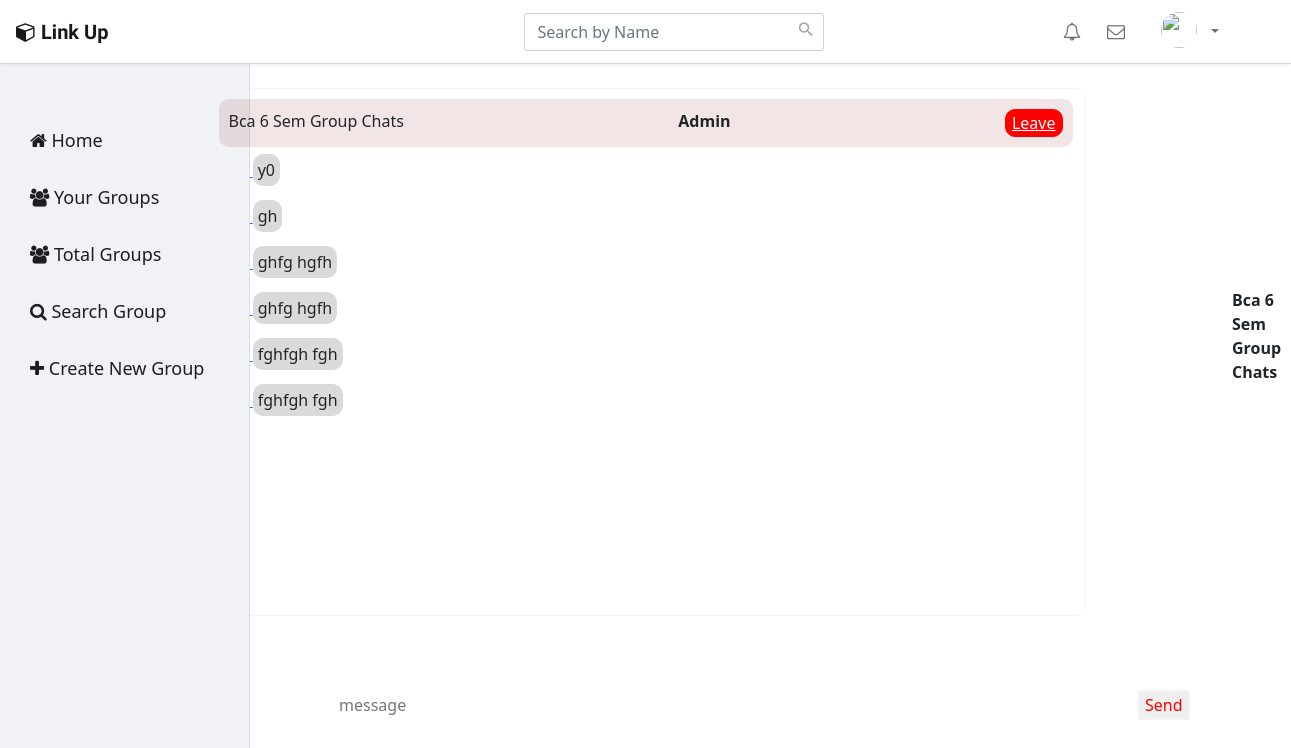
Page /groupchat/display.php?user_id=21&room_name=Bca 6 Sem Group Chats on the committed database.
### tables this page shows
CREATE TABLE `groupchat` (
  `id` int(20) NOT NULL,
  `name` varchar(20) NOT NULL,
  `chats` varchar(200) NOT NULL,
  `chat_room` int(20) NOT NULL,
  `room_name` varchar(20) NOT NULL,
  `p_p` varchar(255) NOT NULL,
  `time` datetime NOT NULL DEFAULT current_timestamp()
);

### groupchat/display.php (the view, shortened to what this page needs)
<!DOCTYPE html>
<html lang="en">
<?php include '../client/nav_header.php' ?>
<link rel="stylesheet" href="../client/assets/css/landing_page.css">
<body>
  <nav class="navbar navbar-expand-sm navbar-light fixed-top ">
    <a href="../home.php" class="navbar-brand mr-3"><i class="fa fa-cube"></i><b>Link Up</b></a>
    <form class="navbar-form form-inline mr-4" style="margin-right:30px;">
      <div class="input-group search-box">
        <input type="text" id="searchText" class="form-control" placeholder="Search by Name">
        <span class="input-group-addon"><i class="material-icons">&#xE8B6;</i></span>
      </div>
    </form>
    <div id="navbarCollapse" class="collapse navbar-collapse justify-content-start ml-5">
      <div class="navbar-nav">
        <a href="#" class="nav-item nav-link active"> Home</a>
        <a href="video.php" class="nav-item nav-link">Video</a>
      </div>
      <div class="navbar-nav ml-auto mr-5">
        <a href="profile.php" class="nav-item nav-link notifications"><i class="fa fa-bell-o"></i><span class="badge"></span></a>
        <a href="final_one.php" class="nav-item nav-link messages"><i class="fa fa-envelope-o"></i><span class="badge"></span></a></a>
        <div class="nav-item dropdown">
          <a href="#" data-toggle="dropdown" class="nav-link dropdown-toggle user-action">
            <img src="../client/assets/uploads/<?= $_SESSION['p_p'] ?>" class="w-30 rounded-circle" height="36" width="36">
            <?php echo htmlspecialchars($_SESSION["username"]); ?><b class="caret"></b></a>
        </div>
      </div>
    </div>
  </nav>
  <?php
  if (isset($_GET["user_id"]) && isset($_GET["user_id"])) {
    $data = $_GET["user_id"];
    $room_name = $_GET["room_name"];
  }
  ?>
  <a href="index.php"> HOme </a>
  <?php
  if (isset($_GET["user_id"]) && isset($_GET["user_id"])) {
    $data = $_GET["user_id"];
    $room_name = $_GET["room_name"];
  }
  $conn = new mysqli('localhost', 'root', '', 'chat_app_db');
  $sql = "SELECT * FROM `groupchat` WHERE chat_room = ' $data'";
  $result = $conn->query($sql);
  if ($result->num_rows > 0) {
    echo "<div class='container'>";
    echo "<div class=''>";
    include 'sidenav.php';
    echo "<div class='sticky'>   $room_name <strong> Admin </strong> ";
    echo "<button  btn-danger >  <a href='index.php' style='color:white; list-type:none;'>  Leave  </a>  </button> </div>";
    while ($rows = $result->fetch_assoc()) {
      echo "<a href=''>";
      echo " <a class='chats'> " . $rows["chats"] . " <br> </a> </p> ";
      echo "</a>";
    }
    echo "</div>";
  ?>
  <?php
    echo "</div>";
  }
  ?>
  <div class="lastsection">
    <div class="bg">
      <p> <strong> <?php echo $room_name ?> </strong></p>
    </div>
  </div>
  <form action="" id="submitform" method="post" class="message">
    <input type="text" name="chats" class="chat" placeholder="message"><br>
    <input type="hidden" name="name" value="<?php echo $_SESSION["name"] ?>" placeholder="name"><br>
    <input type="hidden" name="room_name" value="<?php echo $room_name; ?>" placeholder="name"><br>
    <input type="hidden" name="p_p" value="<?php echo  $p_p ?>"> <br>
    <input type="hidden" name="chat_room" value="<?php echo $data ?>" placeholder="name"><br>
    <input type="submit" name="submit" class="submit" value="Send"><br>
  </form>

### client/assets/css/landing_page.css (style rules this page uses)
body { background-color: #f0f2f5 }
.form-inline { display: inline-block; }
.navbar { background: #fff; padding-left: 16px; padding-right: 16px; border-bottom: 1px solid #d6d6d6; box-shadow: 0 0 4px rgba(0,0,0,.1); height:4pc; }
.nav-link img { border-radius: 50%; width: 36px; height: 36px; margin: -8px 0; float: left; margin-right: 10px; }
.navbar .navbar-brand { color: purple; padding-left: 0; padding-right: 50px; font-family: 'Merienda One', sans-serif; }
.navbar .navbar-brand i { font-size: 20px; margin-right: 5px; }
.search-box { position: relative; }
.search-box input { box-shadow: none; padding-right: 35px; border-radius: 3px !important; }
.search-box .input-group-addon { min-width: 35px; border: none; background: transparent; position: absolute; right: 0; z-index: 9; padding: 7px; height: 100%; }
.search-box i { color: #a0a5b1; font-size: 19px; }
.navbar .nav-item i { font-size: 18px; }
.navbar a.notifications, .navbar a.messages { position: relative; margin-right: 10px; }
.navbar a.messages { margin-right: 20px; }
@media (min-width: 1200px) { .form-inline .input-group { width: 300px; margin-left: 30px; } }

### groupchat/display.php (style rules this page uses)
.container { overflow: scroll; border: 1px solid whitesmoke; height: 33pc; width: 55pc; position: relative; top: 4pc; border-radius: 10px; box-shadow: 10px 10px 10px 10px white; }
.sticky { top: 0pc; position: sticky; background-color: #8f2d2d1f; border-radius: 10px; display: flex; justify-content: space-between; margin-top: 10px; margin-bottom: 10px; padding: 10px; }
.sticky button { border: 1px solid red; background-color: red; color: white; border-radius: 10px; }
form { display: flex; display: inline-block; left: 20pc; position: relative; }
.message { position: fixed; left: 288px; bottom: 0; display: inline; display: flex; height: 30px; margin-bottom: 80px; }
.chat { width: 53pc; position: relative; padding: 10px; left: 2.5pc; border-radius: 20px; border: 1px solid white; }
.submit { position: relative; left: 2px; color: red; background-color: light-blue; border: 1px solid whitesmoke; }
.chats { background-color: rgb(219, 218, 218); padding: 5px; border-radius: 10px; text-decoration: none; list-style-type: none; }
.lastsection { position: absolute; left: 77pc; bottom: 25pc; }

### rows in the picture
groupchat: chats "y0"
groupchat: chats "gh"
groupchat: chats "ghfg hgfh"
groupchat: chats "ghfg hgfh"
groupchat: chats "fghfgh fgh"
groupchat: chats "fghfgh fgh"

### other values in the picture
$room_name "Bca 6 Sem Group Chats"
